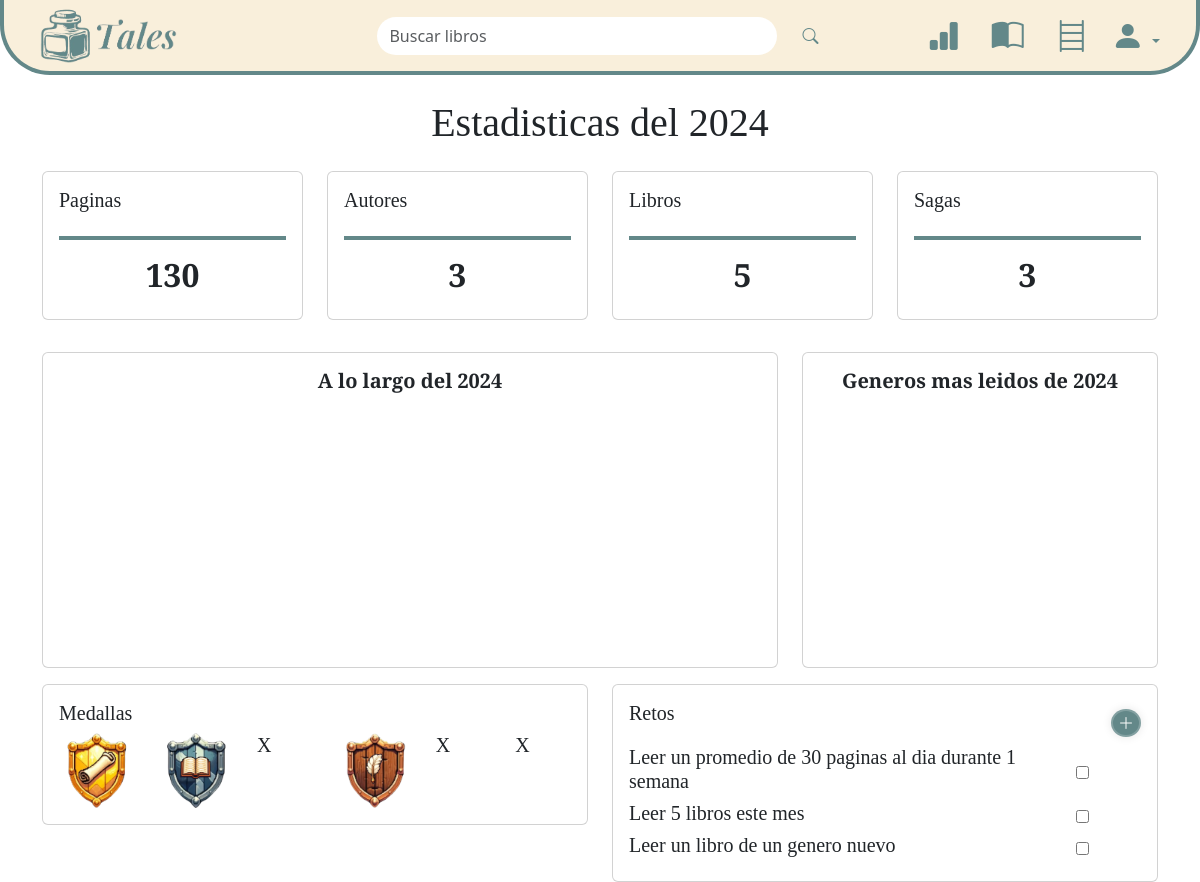
Page /tales/estadisticas (signed in) on the committed database.
### talesApp/models.py (models this page shows, shortened)
class Medalla(models.Model):
    CATEGORIA_MEDALLA = (
        ('paginas_dia', 'Leer X páginas al día'),
        ('libros_mes', 'Leer X libros al mes'),
        ('consistencia_semanal', 'Consistencia de lectura semanal'),
        ('autores_diversos', 'Lectura de autores diversos'),
        ('maraton_lectura', 'Maratón de lectura'),
        ('series_trilogias', 'Completar series o trilogías'),
    )
    TIER = (
        ('madera', 'Madera'),
        ('hierro', 'Hierro'),
        ('oro', 'Oro'),
    )
    id_medalla = models.AutoField(primary_key=True)
    categoria = models.CharField(max_length=50, choices=CATEGORIA_MEDALLA)
    tier = models.CharField(max_length=10, choices=TIER)
    imagen = models.ImageField(upload_to='medallas')

class Retos(models.Model):
    id_reto = models.AutoField(primary_key=True)
    id_usuario = models.ForeignKey(Usuario, on_delete=models.CASCADE)
    titulo_reto = models.CharField(max_length=255)
    completado = models.BooleanField(default=False)

### talesApp/views.py (the view)
# urls.py: path('estadisticas', views.estadisticas, name='estadisticas'),
@login_required
def estadisticas(request):
    usuario = get_object_or_404(Usuario, user=request.user)
    año_actual = datetime.datetime.now().year
    sesiones = Sesion_lectura.objects.filter(id_usuario=usuario, fecha_sesion__year=año_actual)
    paginas = sesiones.aggregate(Sum('paginas_leidas'))['paginas_leidas__sum'] or 0
    libros_leidos = Estado_libro.objects.filter(id_usuario=usuario, fecha_leido__year=año_actual)
    libros = libros_leidos.count()
    id_libros_leidos = libros_leidos.values_list('id_libro', flat=True)
    autores = Autor.objects.filter(libro__id_libro__in=id_libros_leidos).distinct()
    numero_autores = autores.count()
    sagas = Saga.objects.filter(libro__id_libro__in=id_libros_leidos).distinct()
    num_sagas = sagas.count()
    libros_por_mes = libros_leidos.values('fecha_leido__month').annotate(num_libros=Count('id_estado_libro')).order_by('fecha_leido__month')
    libros_leidos_por_mes = [0] * 12
    for item in libros_por_mes:
        month_index = item['fecha_leido__month'] - 1
        libros_leidos_por_mes[month_index] = item['num_libros']
    generos_libros = Libro.objects.filter(id_libro__in=id_libros_leidos) \
                                  .values('id_genero__nombre') \
                                  .annotate(num_libros=Count('id_libro')) \
                                  .order_by('id_genero__nombre')
    generos_data = []
    for genero in generos_libros:
        generos_data.append({
            'name': genero['id_genero__nombre'],
            'y': genero['num_libros']
        })
    medallas_usuario = UsuarioMedalla.objects.filter(id_usuario=usuario)
    todas_medallas = Medalla.objects.all()
    medallas_dict = defaultdict(lambda: 'x')  # Por defecto, 'x' si no tiene la medalla
    categorias_medallas = Medalla.CATEGORIA_MEDALLA
    for categoria, _ in categorias_medallas:
        medallas_dict[categoria] = 'x'
    for medalla in todas_medallas:
        if medallas_usuario.filter(id_medalla=medalla).exists():
            if medallas_dict[medalla.categoria] == 'x' or medalla.tier > medallas_dict[medalla.categoria]:
                medallas_dict[medalla.categoria] = medalla.tier
    retos = Retos.objects.filter(id_usuario=usuario, completado=False)
    context = {
        'titulo': 'Estadisticas',
        'usuario': usuario,
        'año_actual': año_actual,
        'paginas': paginas,
        'libros': libros,
        'autores': numero_autores,
        'sagas': num_sagas,
        'libros_leidos_por_mes': libros_leidos_por_mes,
        'generos_data': generos_data,
        'medallas_dict': dict(medallas_dict),
        'todas_medallas': todas_medallas,
        'retos' : retos
    }
    return render(request, 'estadisticas.html', context=context)

### talesApp/context_processors.py (called while the page is built)
def frase_aleatoria_login(request):
    frases = Frase.objects.select_related('id_autor').all()
    if frases:
        frase = random.choice(frases)
    else:
        frase = "oh oh, aqui deberia haber una frase"
    return {'frase' : frase }

def usuario_autenticado(request):
    return {'usuario_autenticado': request.user}

### talesApp/templates/estadisticas.html (shortened to what this page needs)
{% extends 'base/base.html' %}
{% load static %}
{% block content %}
<div class="container my-4">
    <div class="row text-center">
        <h1>Estadisticas del {{año_actual}}</h1>
    </div>
    <div class="row mb-3 py-3">
        <div class="col-md-3">
            <div class="card">
                <div class="card-body">
                    <h5 class="card-title">Paginas</h5>
                    <hr>
                    <h2 style="text-align: center;"><strong>{{paginas}}</strong></h2>
                </div>
            </div>
        </div>
        <div class="col-md-3">
            <div class="card">
                <div class="card-body">
                    <h5 class="card-title">Autores</h5>
                    <hr>
                    <h2 style="text-align: center;"><strong>{{autores}}</strong></h2>
                </div>
            </div>
        </div>
        <div class="col-md-3">
            <div class="card">
                <div class="card-body">
                    <h5 class="card-title">Libros</h5>
                    <hr>
                    <h2 style="text-align: center;"><strong>{{libros}}</strong></h2>
                </div>
            </div>
        </div>
        <div class="col-md-3">
            <div class="card">
                <div class="card-body">
                    <h5 class="card-title">Sagas</h5>
                    <hr>
                    <h2 style="text-align: center;"><strong>{{sagas}}</strong></h2>
                </div>
            </div>
        </div>
    </div>
    <div class="row mb-3">
        <div class="col-md-8">
            <div class="card">
                <div class="card-body text-center">
                    <h5 class="card-title"><strong>A lo largo del {{año_actual}}</strong></h5>
                    <div id="grafica" style="width:100%; height:250px;"></div>
                </div>
            </div>
        </div>
        <div class="col-md-4">
            <div class="card">
                <div class="card-body text-center">
                    <h5 class="card-title"><strong>Generos mas leidos de {{año_actual}}</strong></h5>
                    <div id="pie_chart" style="width:100%; height:250px;"></div>
                </div>
            </div>
        </div>
    </div>
    <div class="row mb-3">
        <div class="col-md-6">
            <div class="card">
                <div class="card-body">
                    <h5 class="card-title">Medallas</h5>
                    <div class="row">
                        {% for categoria, tier in medallas_dict.items %}
                            <div class="col">
                                <div class="medalla">
                                    {% if tier == 'x' %}
                                        <h5>X</h5>
                                    {% else %}
                                        {% for medalla in todas_medallas %}
                                            {% if medalla.categoria == categoria and medalla.tier == tier %}
                                                <img src="{{ medalla.imagen.url }}" alt="{{ tier }}" style="max-width: 75px;" data-toggle="modal" data-bs-target="#modal{{ medalla.id_medalla }}">
                                            {% endif %}
                                        {% endfor %}
                                    {% endif %}
                                </div>
                            </div>
                        {% endfor %}
                    </div>
                </div>
            </div>
        </div>
        <div class="col-md-6">
            <div class="card">
                <div class="card-body">
                    <div class="card-title">
                        <h5 style="float: left;">Retos</h5>
                        <button style="float: right;" id="plusButton" class="mt-2 boton-reto rounded-circle" data-bs-toggle="modal" data-bs-target="#retoModal"><i class="bi bi-plus-lg"></i></button>
                    </div>
                    <div class="col">
                        {% for reto in retos %}
                            <div class="row align-items-center">
                                <div class="col-10">
                                    <h5>{{ reto.titulo_reto }}</h5>
                                </div>
                                <div class="col-2 text-right">
                                    <form method="post" action="{% url 'completar_reto' reto.id_reto %}" class="mark-completed-form">
                                        <input type="checkbox" name="completed" class="mark-completed-checkbox">
                                    </form>
                                </div>
                            </div>
                        {% endfor %}
                    </div>
                </div>
            </div>
        </div>
    </div>
</div>
{% endblock %}

### talesApp/static/css/base.css (style rules this page uses)
* { margin: 0; padding: 0; box-sizing: border-box; }
html,body { height: 100%; }
body { font-family: 'Playfair Display'; font-weight: 600; }
hr { border: 2px solid #638889 !important; opacity: 1 !important; }
h1, h2, h3, h4, h5 { font-family: 'Playfair Display'; font-weight: 700; }
html { font-size: 100%; }
h1 { font-size: 4.210rem; }
h2 { font-size: 3.158rem; }
h5 { font-size: 1.333rem; }
.card { display: flex; flex-direction: column; justify-content: space-between; height: 100%; border: none; border-radius: 15px; }
.card-body { display: flex; flex-direction: column; justify-content: space-between; flex-grow: 1; }
.boton-reto { width: 30px; height: 100%; background: #638889; border: none; outline: none; border: 2px solid rgba(255, 255, 255, .2); box-shadow: 0 0 10px rgba(0, 0, 0, .1); cursor: pointer; color: #fff; font-weight: 600; }

### rows in the picture
Medalla: imagen (picture)
Medalla: imagen (picture)
Medalla: imagen (picture)
Retos: titulo_reto "Leer un promedio de 30 paginas al dia durante 1 semana"
Retos: titulo_reto "Leer 5 libros este mes"
Retos: titulo_reto "Leer un libro de un genero nuevo"

### other values in the picture
{{ paginas }} "130"
{{ autores }} "3"
{{ libros }} "5"
{{ sagas }} "3"
